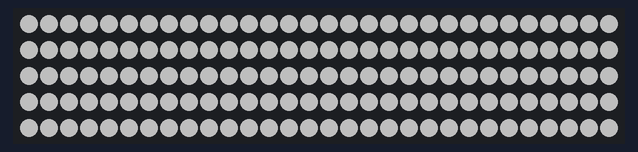
The sketch below on a simulated Arduino Uno, built with avr-gcc and run on an emulated ATmega328P. Parts: 150 RGB LEDs in strip order, left to right, continuing on the next row. Dim RGB values are drawn brighter than linear.

Above: at 0.1 s.

The sketch:

AllWhite.ino
```cpp
#include <Colors.h>
#include <FastLED.h>

CRGB leds[150];
int intensity = 80;
int beatMilliseconds = 350;

void setup()
{
  FastLED.addLeds<WS2812, 2, GRB>(leds, 150);
}

void loop()
{
  for (int i = 0; i < 150; i++) {
    leds[i] = Colors::white(intensity);
  }
  FastLED.show();
}
```
